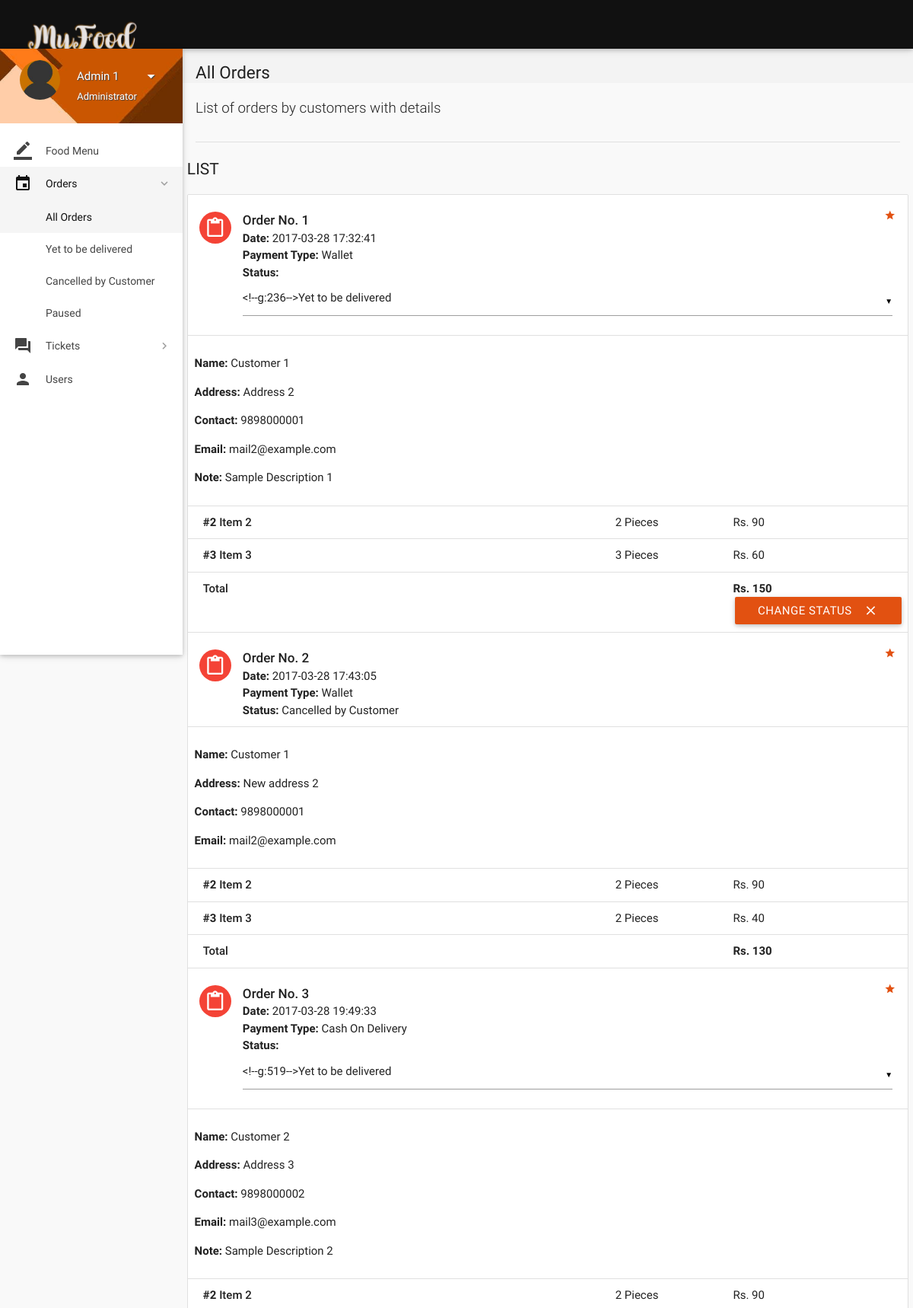
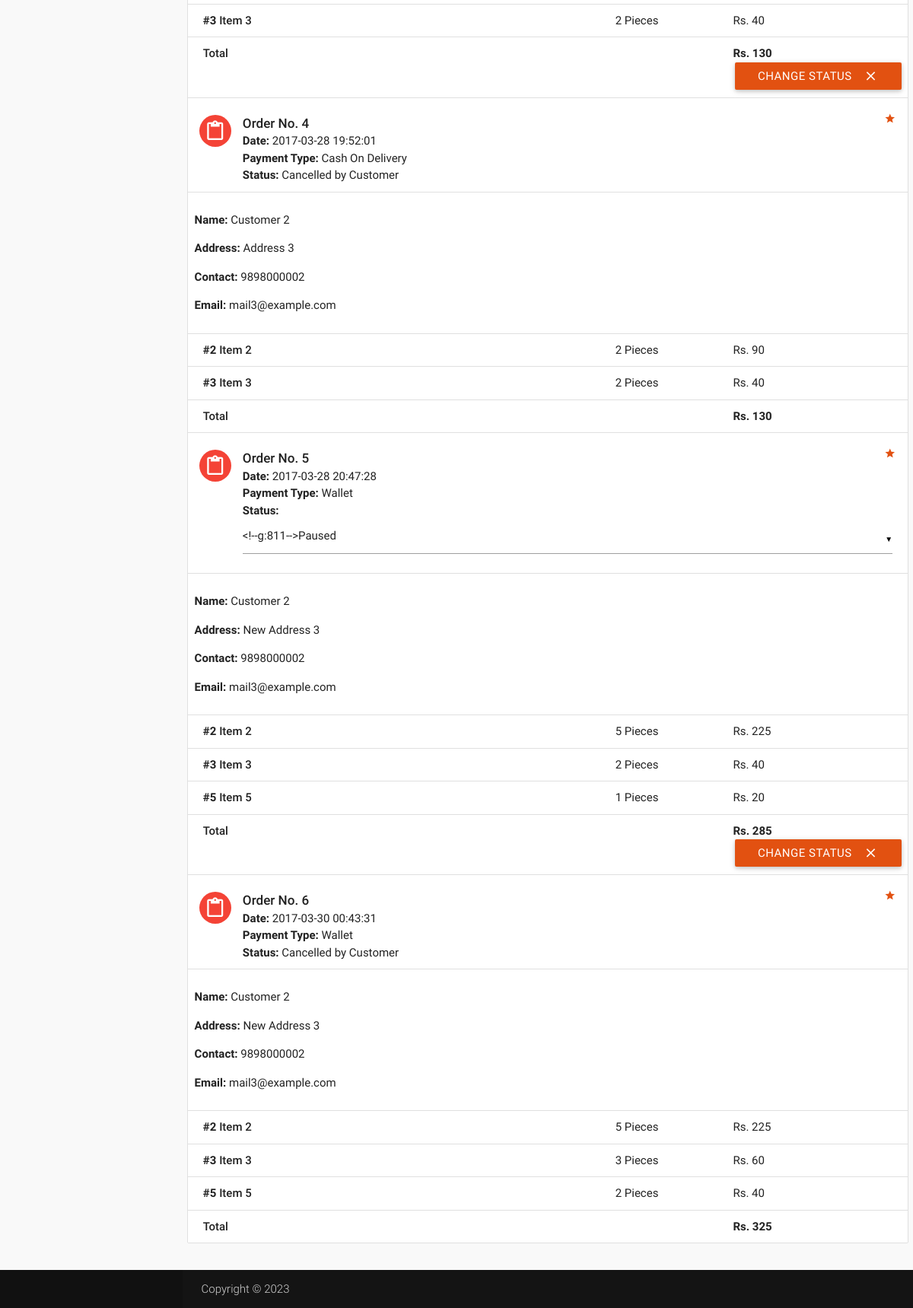
The app's page /account/all-orders.php (signed in), older data (2 pictures, top to bottom).
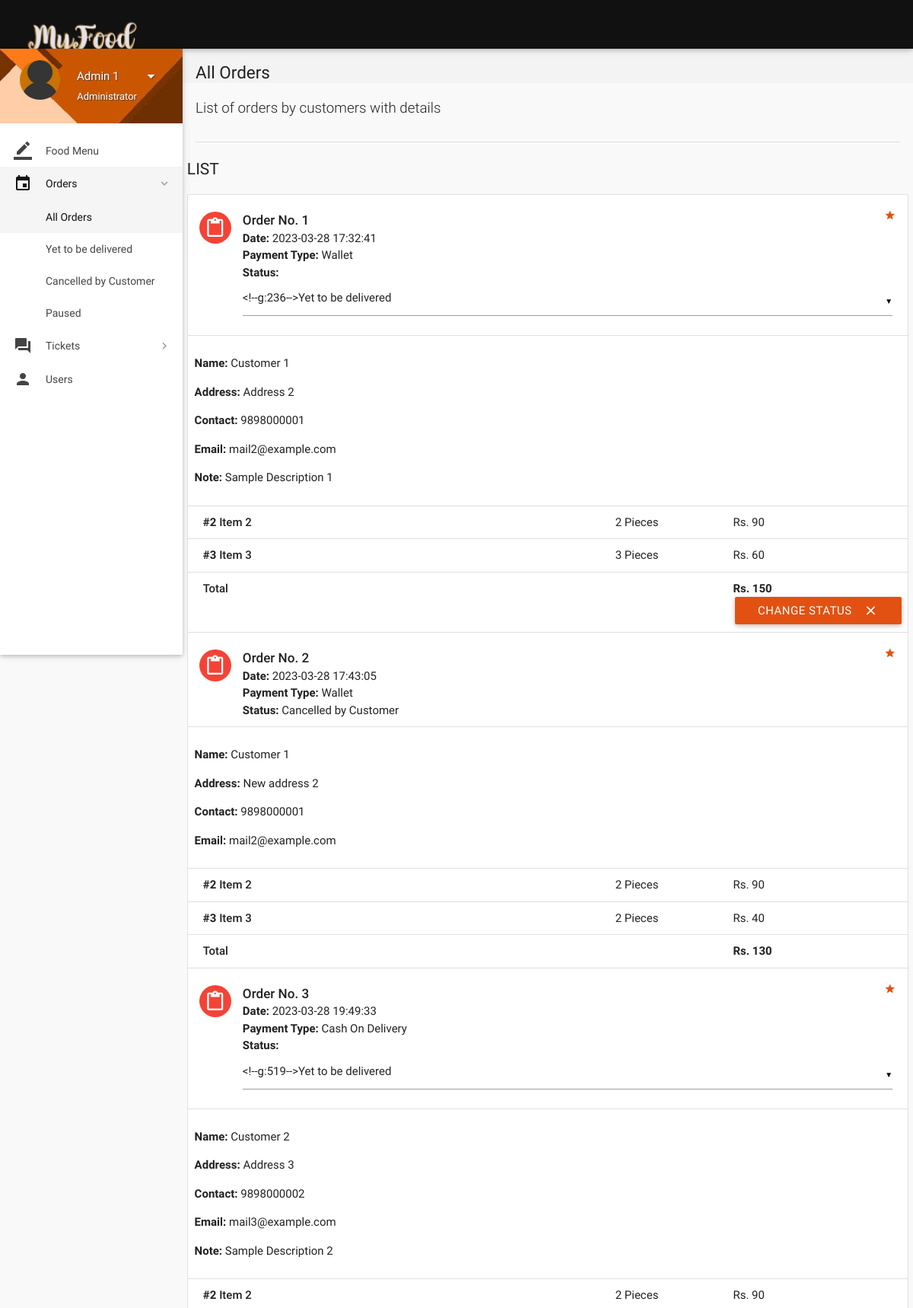
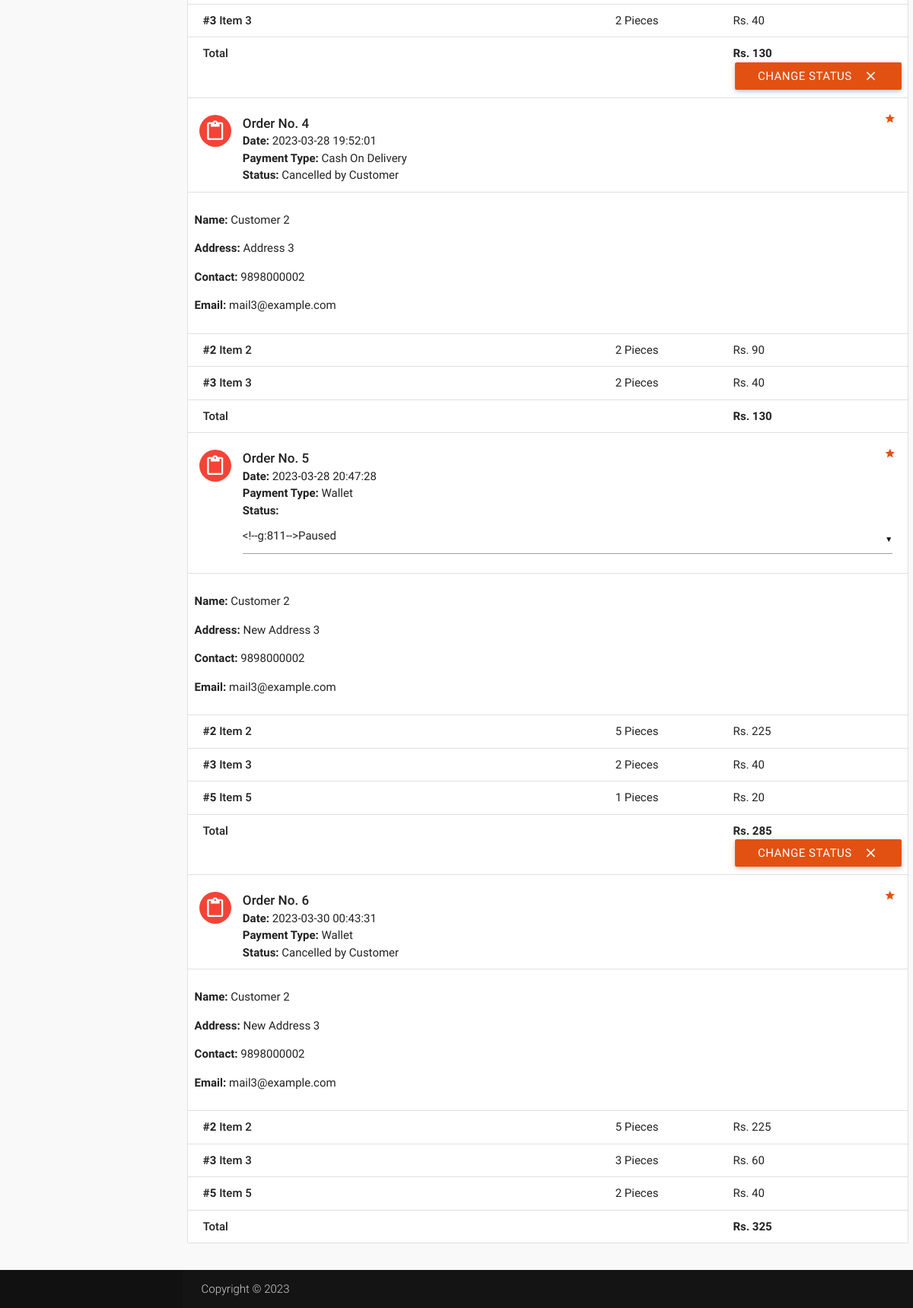
The same page, newer data (2 pictures, top to bottom).
### tables this page shows
CREATE TABLE `orders` (
  `id` int(11) NOT NULL,
  `customer_id` int(11) NOT NULL,
  `address` varchar(300) NOT NULL,
  `description` varchar(300) NOT NULL,
  `date` datetime NOT NULL DEFAULT CURRENT_TIMESTAMP,
  `payment_type` varchar(16) NOT NULL DEFAULT 'Wallet',
  `total` int(11) NOT NULL,
  `status` varchar(25) NOT NULL DEFAULT 'Yet to be delivered',
  `deleted` tinyint(4) NOT NULL DEFAULT '0'
);

### account/all-orders.php (the view, shortened to what the changed rows need)
<?php
include 'includes/connect.php';
	if($_SESSION['admin_sid']==session_id())
	{
		?>
<!DOCTYPE html>
<html lang="en">
<head>
  <link href="css/materialize.min.css" type="text/css" rel="stylesheet" media="screen,projection">
  <link href="css/style.min.css" type="text/css" rel="stylesheet" media="screen,projection">
  <link href="css/custom/custom.min.css" type="text/css" rel="stylesheet" media="screen,projection">
  <link href="js/plugins/perfect-scrollbar/perfect-scrollbar.css" type="text/css" rel="stylesheet" media="screen,projection">
</head>
<body>
  <header id="header" class="page-topbar">
        <div class="navbar-fixed">
            <nav class="navbar-color">
                <div class="nav-wrapper">
                    <ul class="left">
                      <li><h1 class="logo-wrapper"><a href="index.php" class="brand-logo darken-1"><img src="images/logo.png" alt="logo"></a> <span class="logo-text">Logo</span></h1></li>
                    </ul>
                </div>
            </nav>
        </div>
  </header>
  <div id="main">
    <div class="wrapper">
      <section id="content">
        <div class="container">
<div id="work-collections" class="seaction">
					<?php
					if(isset($_GET['status'])){
						$status = $_GET['status'];
					}
					else{
						$status = '%';
					}
					$sql = mysqli_query($con, "SELECT * FROM orders WHERE status LIKE '$status';");
					echo '<div class="row">
                <div>
                    <h4 class="header">List</h4>
                    <ul id="issues-collection" class="collection">';
					while($row = mysqli_fetch_array($sql))
					{
						$status = $row['status'];
						$deleted = $row['deleted'];
						echo '<li class="collection-item avatar">
                              <i class="mdi-content-content-paste red circle"></i>
                              <span class="collection-header">Order No. '.$row['id'].'</span>
                              <p><strong>Date:</strong> '.$row['date'].'</p>
                              <p><strong>Payment Type:</strong> '.$row['payment_type'].'</p>
							  <p><strong>Status:</strong> '.($deleted ? $status : '
							  <form method="post" action="routers/edit-orders.php">
							    <input type="hidden" value="'.$row['id'].'" name="id">
								<select name="status">
								<option value="Yet to be delivered" '.($status=='Yet to be delivered' ? 'selected' : '').'>Yet to be delivered</option>
								<option value="Delivered" '.($status=='Delivered' ? 'selected' : '').'>Delivered</option>
								<option value="Cancelled by Admin" '.($status=='Cancelled by Admin' ? 'selected' : '').'>Cancelled by Admin</option>
								<option value="Paused" '.($status=='Paused' ? 'selected' : '').'>Paused</option>
								</select>
							  ').'</p>
                              <a href="#" class="secondary-content"><i class="mdi-action-grade"></i></a>
                              </li>';
						$order_id = $row['id'];
						$customer_id = $row['customer_id'];
						$sql1 = mysqli_query($con, "SELECT * FROM order_details WHERE order_id = $order_id;");
						$sql3 = mysqli_query($con, "SELECT * FROM users WHERE id = $customer_id;");
							while($row3 = mysqli_fetch_array($sql3))
							{
							echo '<li class="collection-item">
                            <div class="row">
							<p><strong>Name: </strong>'.$row3['name'].'</p>
							<p><strong>Address: </strong>'.$row['address'].'</p>
							'.($row3['contact'] == '' ? '' : '<p><strong>Contact: </strong>'.$row3['contact'].'</p>').'
							'.($row3['email'] == '' ? '' : '<p><strong>Email: </strong>'.$row3['email'].'</p>').'
							'.(!empty($row['description']) ? '<p><strong>Note: </strong>'.$row['description'].'</p>' : '').'
                            </li>';
							}
						while($row1 = mysqli_fetch_array($sql1))
						{
							$item_id = $row1['item_id'];
							$sql2 = mysqli_query($con, "SELECT * FROM items WHERE id = $item_id;");
							while($row2 = mysqli_fetch_array($sql2))
								$item_name = $row2['name'];
							echo '<li class="collection-item">
                            <div class="row">
                            <div class="col s7">
                            <p class="collections-title"><strong>#'.$row1['item_id'].'</strong> '.$item_name.'</p>
                            </div>
                            <div class="col s2">
                            <span>'.$row1['quantity'].' Pieces</span>
                            </div>
                            <div class="col s3">
                            <span>Rs. '.$row1['price'].'</span>
                            </div>
                            </div>
                            </li>';
						}
								echo'<li class="collection-item">
                                        <div class="row">
                                            <div class="col s7">
                                                <p class="collections-title"> Total</p>
                                            </div>
                                            <div class="col s2">
											<span> </span>
                                            </div>
                                            <div class="col s3">
                                                <span><strong>Rs. '.$row['total'].'</strong></span>
                                            </div>';
								if(!$deleted){
								echo '<button class="btn waves-effect waves-light right submit" type="submit" name="action">Change Status
                                              <i class="mdi-content-clear right"></i>
										</button>
										</form>';
								}
								echo'</div></li>';
					}
					?>
					</ul>
                </div>
              </div>
            </div>
        </div>
      </section>
    </div>
  </div>
</body>
</html>
<?php
	}
?>

Row changes from the older to the newer data that the page shows:
changed orders "Address 2": date "2017-03-28 17:32:41" → "2023-03-28 17:32:41"
changed orders "New address 2": date "2017-03-28 17:43:05" → "2023-03-28 17:43:05"
changed orders "Sample Description 2": date "2017-03-28 19:49:33" → "2023-03-28 19:49:33"
changed orders id 4: date "2017-03-28 19:52:01" → "2023-03-28 19:52:01"
changed orders id 5: date "2017-03-28 20:47:28" → "2023-03-28 20:47:28"
changed orders id 6: date "2017-03-30 00:43:31" → "2023-03-30 00:43:31"
